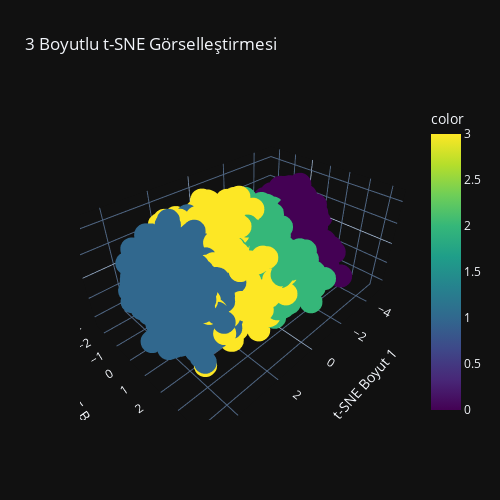

The notebook cell this image was saved under:
### Code cell
# DataFrame
df_tsne = pd.DataFrame({
    'tsne1': X_reduced[:, 0],
    'tsne2': X_reduced[:, 1],
    'tsne3': X_reduced[:, 2],
    'label': y_balanced
})

# Etkileşimli 3B scatter plot
fig = px.scatter_3d(df_tsne, x='tsne1', y='tsne2', z='tsne3',
                    color=y_balanced,
                    title='3 Boyutlu t-SNE Görselleştirmesi',
                    labels={'tsne1': 't-SNE Boyut 1',
                            'tsne2': 't-SNE Boyut 2',
                            'tsne3': 't-SNE Boyut 3'},
                    color_continuous_scale='viridis')

fig.update_layout(
    width=500,  # piksel cinsinden genişlik
    height=500, # piksel cinsinden yükseklik
    autosize=False  # otomatik boyutlandırmayı kapat
)


fig.show()

### Figure 1 — Plotly figure (JSON) as saved in the notebook; plotly's stock layout.template omitted (floating-point values rounded to 4 significant figures; data arrays with more than 128 entries replaced by an {"elided": "..."} marker saying what was removed)
{"data": [{"hovertemplate": "t-SNE Boyut 1=%{x}<br>t-SNE Boyut 2=%{y}<br>t-SNE Boyut 3=%{z}<br>color=%{marker.color}<extra></extra>", "legendgroup": "", "marker": {"color": {"elided": "7936 int values"}, "coloraxis": "coloraxis", "symbol": "circle"}, "mode": "markers", "name": "", "scene": "scene", "showlegend": false, "x": {"elided": "7936 float values"}, "y": {"elided": "7936 float values"}, "z": {"elided": "7936 float values"}, "type": "scatter3d"}], "layout": {"scene": {"domain": {"x": [0.0, 1.0], "y": [0.0, 1.0]}, "xaxis": {"title": {"text": "t-SNE Boyut 1"}}, "yaxis": {"title": {"text": "t-SNE Boyut 2"}}, "zaxis": {"title": {"text": "t-SNE Boyut 3"}}}, "coloraxis": {"colorbar": {"title": {"text": "color"}}, "colorscale": [[0.0, "#440154"], [0.1111, "#482878"], [0.2222, "#3e4989"], [0.3333, "#31688e"], [0.4444, "#26828e"], [0.5556, "#1f9e89"], [0.6667, "#35b779"], [0.7778, "#6ece58"], [0.8889, "#b5de2b"], [1.0, "#fde725"]]}, "legend": {"tracegroupgap": 0}, "title": {"text": "3 Boyutlu t-SNE Görselleştirmesi"}, "width": 500, "height": 500, "autosize": false}}
